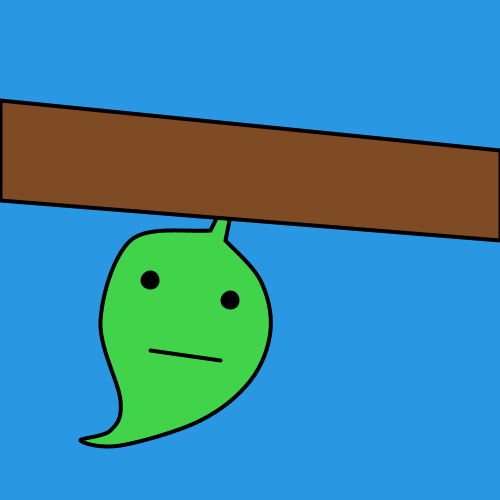
Frame 1 (no input)
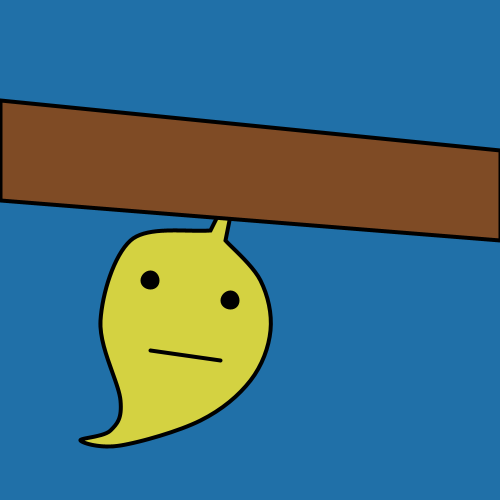
Frame 60 (the mouse pressed at the canvas centre just before this capture)
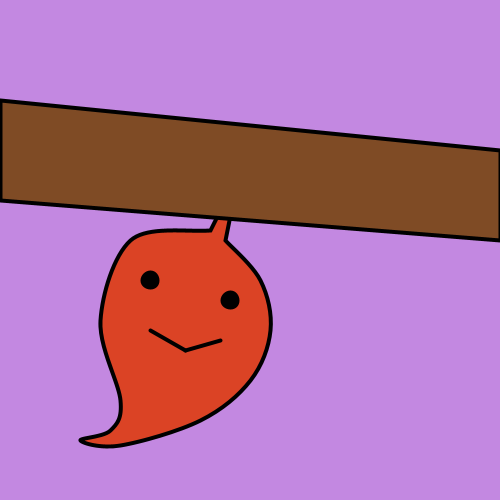
Frame 120 (the mouse held since frame 60 and released just before this capture)

The Processing sketch that drew these frames (run headless with seeded random() and noise(); from frame 60 on, the mouse is pressed at the canvas centre):

// Processing sketch: processing_73788
// ── processing_73788.pde

void setup() {
  size(500, 500);
} 

void draw() {
  strokeWeight(4);
  smooth();

  if (millis() >= 0) {
    background(42, 151, 227);
    fill(65, 212, 75);
    leaf();
    eyes();
    tree();
    line(150, 350, 220, 360);
  }
  if (millis() >= 1000) {
    background(32, 112, 168);
    fill(212, 210, 65);
    leaf();
    eyes();
    tree();
    line(150, 350, 220, 360);
  }
  if (millis() >= 2000) {
    background(195, 136, 225);
    fill(219, 67, 37);
    leaf();
    eyes();
    tree();
    line(150, 330, 185, 350);
    line(185, 350, 220, 340);
  }
  if (millis() >= 3000) {
    background(151, 95, 154);
    fill(170, 131, 64);
    leaf();
    eyes();
    tree();
    line(150, 350, 220, 360);
  }
  if (millis() >= 4000) {
    background(73, 67, 97);
    fill(135, 115, 81);
    leaf();
    eyes();
    tree();
    line(150, 340, 185, 330);
    line(185, 330, 220, 350);
  }
  if (millis() >= 5000) {
    background(44, 40, 63);
    fill(44, 40, 63);
    rect(-50, -50, 600, 600);
    float ranx = random(-400, 500);
    float rany = random(-400, 500);
    tree();
    rotate(.75);
    translate(220, -150);
    fill(135, 115, 81);
    line(160, 330, ranx, rany);
    leaf();
    fill(200, 200, 255);
    ellipse(230, 310, 10, 30);
    eyes();
    line(150, 340, 185, 330);
    line(185, 330, 220, 350);
    fill(200, 200, 255);
  }
}


void leaf() {
  smooth();
  beginShape();
  vertex(220, 200);
  vertex(220, 210);
  vertex(210, 230);
  curveVertex(210, 230);
  curveVertex(200, 230);
  curveVertex(130, 240);
  curveVertex(100, 320);
  curveVertex(120, 400);
  curveVertex(110, 430);
  curveVertex(80, 440); 
  curveVertex(120, 445);
  curveVertex(200, 420);
  curveVertex(250, 380);
  curveVertex(270, 330);
  curveVertex(260, 280);
  curveVertex(225, 240);
  curveVertex(225, 240);
  vertex(230, 215);
  endShape(CLOSE);
}

void tree() {
  smooth();
  fill(127, 75, 37);
  quad(0, 100, 500, 150, 500, 240, 0, 200);
}

void eyes() {
  fill(0);
  ellipse(150, 280, 15, 15);
  ellipse(230, 300, 15, 15);
}
